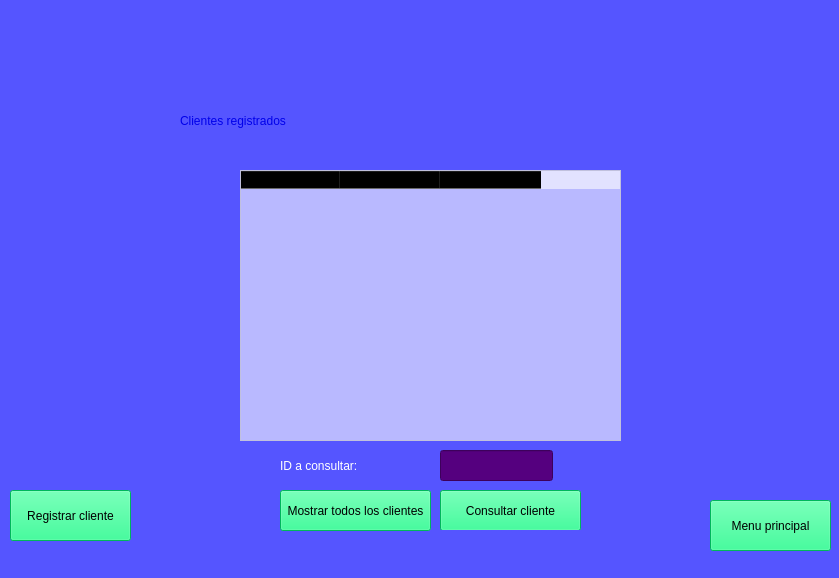
<?xml version="1.0" encoding="UTF-8"?>
<ui version="4.0">
 <class>MainWindow</class>
 <widget class="QMainWindow" name="MainWindow">
  <property name="geometry">
   <rect>
    <x>0</x>
    <y>0</y>
    <width>839</width>
    <height>578</height>
   </rect>
  </property>
  <property name="windowTitle">
   <string>MainWindow</string>
  </property>
  <property name="styleSheet">
   <string notr="true">background-color: rgb(85, 85, 255);</string>
  </property>
  <widget class="QWidget" name="centralwidget">
   <widget class="QLabel" name="label">
    <property name="geometry">
     <rect>
      <x>0</x>
      <y>0</y>
      <width>231</width>
      <height>91</height>
     </rect>
    </property>
    <property name="text">
     <string/>
    </property>
    <property name="pixmap">
     <pixmap>logo.png</pixmap>
    </property>
   </widget>
   <widget class="QLabel" name="label_2">
    <property name="geometry">
     <rect>
      <x>180</x>
      <y>80</y>
      <width>531</width>
      <height>81</height>
     </rect>
    </property>
    <property name="styleSheet">
     <string notr="true">color: rgb(0, 0, 234);
font: 36pt &quot;MS Shell Dlg 2&quot;;</string>
    </property>
    <property name="text">
     <string>Clientes registrados</string>
    </property>
   </widget>
   <widget class="QLabel" name="label_3">
    <property name="geometry">
     <rect>
      <x>100</x>
      <y>160</y>
      <width>661</width>
      <height>281</height>
     </rect>
    </property>
    <property name="text">
     <string/>
    </property>
    <property name="pixmap">
     <pixmap>tabla ajuste.jpg</pixmap>
    </property>
   </widget>
   <widget class="QTableWidget" name="tableWidget">
    <property name="geometry">
     <rect>
      <x>240</x>
      <y>170</y>
      <width>381</width>
      <height>271</height>
     </rect>
    </property>
    <property name="styleSheet">
     <string notr="true">background-color: rgba(255, 255, 255, 150);
</string>
    </property>
    <column>
     <property name="text">
      <string>ID_CLIENTE</string>
     </property>
    </column>
    <column>
     <property name="text">
      <string>NOMBRE CLIENTE</string>
     </property>
    </column>
    <column>
     <property name="text">
      <string>TELEFONO</string>
     </property>
    </column>
   </widget>
   <widget class="QPushButton" name="registrar_cliente">
    <property name="geometry">
     <rect>
      <x>10</x>
      <y>490</y>
      <width>121</width>
      <height>51</height>
     </rect>
    </property>
    <property name="styleSheet">
     <string notr="true">background-color: rgb(0, 255, 127);</string>
    </property>
    <property name="text">
     <string>Registrar cliente</string>
    </property>
   </widget>
   <widget class="QPushButton" name="menu_principal">
    <property name="geometry">
     <rect>
      <x>710</x>
      <y>500</y>
      <width>121</width>
      <height>51</height>
     </rect>
    </property>
    <property name="styleSheet">
     <string notr="true">background-color: rgb(0, 255, 127);</string>
    </property>
    <property name="text">
     <string>Menu principal</string>
    </property>
   </widget>
   <widget class="QLabel" name="label_5">
    <property name="geometry">
     <rect>
      <x>280</x>
      <y>450</y>
      <width>161</width>
      <height>31</height>
     </rect>
    </property>
    <property name="styleSheet">
     <string notr="true">color: rgb(135, 0, 203);
color: rgb(255, 255, 255);
font: 14pt &quot;MS Shell Dlg 2&quot;;</string>
    </property>
    <property name="text">
     <string>ID a consultar:</string>
    </property>
   </widget>
   <widget class="QLineEdit" name="lineEdit">
    <property name="geometry">
     <rect>
      <x>440</x>
      <y>450</y>
      <width>113</width>
      <height>31</height>
     </rect>
    </property>
    <property name="styleSheet">
     <string notr="true">background-color: rgb(85, 0, 127);
color: rgb(255, 255, 255);</string>
    </property>
    <property name="text">
     <string/>
    </property>
   </widget>
   <widget class="QPushButton" name="consultar_cliente">
    <property name="geometry">
     <rect>
      <x>440</x>
      <y>490</y>
      <width>141</width>
      <height>41</height>
     </rect>
    </property>
    <property name="styleSheet">
     <string notr="true">background-color: rgb(0, 255, 127);</string>
    </property>
    <property name="text">
     <string>Consultar cliente</string>
    </property>
   </widget>
   <widget class="QLabel" name="label_4">
    <property name="geometry">
     <rect>
      <x>260</x>
      <y>530</y>
      <width>341</width>
      <height>16</height>
     </rect>
    </property>
    <property name="text">
     <string/>
    </property>
   </widget>
   <widget class="QPushButton" name="clientes_completos">
    <property name="geometry">
     <rect>
      <x>280</x>
      <y>490</y>
      <width>151</width>
      <height>41</height>
     </rect>
    </property>
    <property name="styleSheet">
     <string notr="true">background-color: rgb(0, 255, 127);</string>
    </property>
    <property name="text">
     <string>Mostrar todos los clientes</string>
    </property>
   </widget>
   <zorder>label_2</zorder>
   <zorder>label_3</zorder>
   <zorder>tableWidget</zorder>
   <zorder>registrar_cliente</zorder>
   <zorder>menu_principal</zorder>
   <zorder>label_5</zorder>
   <zorder>lineEdit</zorder>
   <zorder>consultar_cliente</zorder>
   <zorder>label_4</zorder>
   <zorder>clientes_completos</zorder>
   <zorder>label</zorder>
  </widget>
  <widget class="QStatusBar" name="statusbar"/>
 </widget>
 <resources/>
 <connections/>
</ui>
